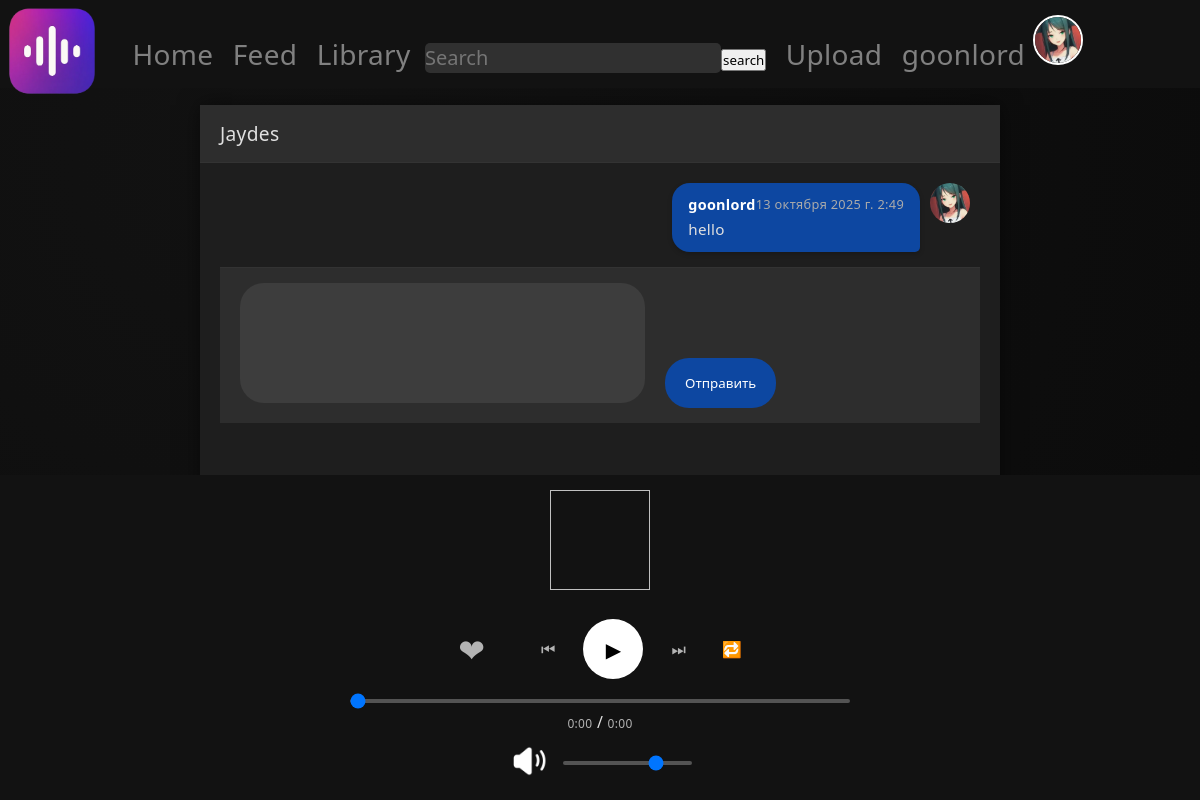
Before: /chat/Jaydes (signed in) with the older database file.
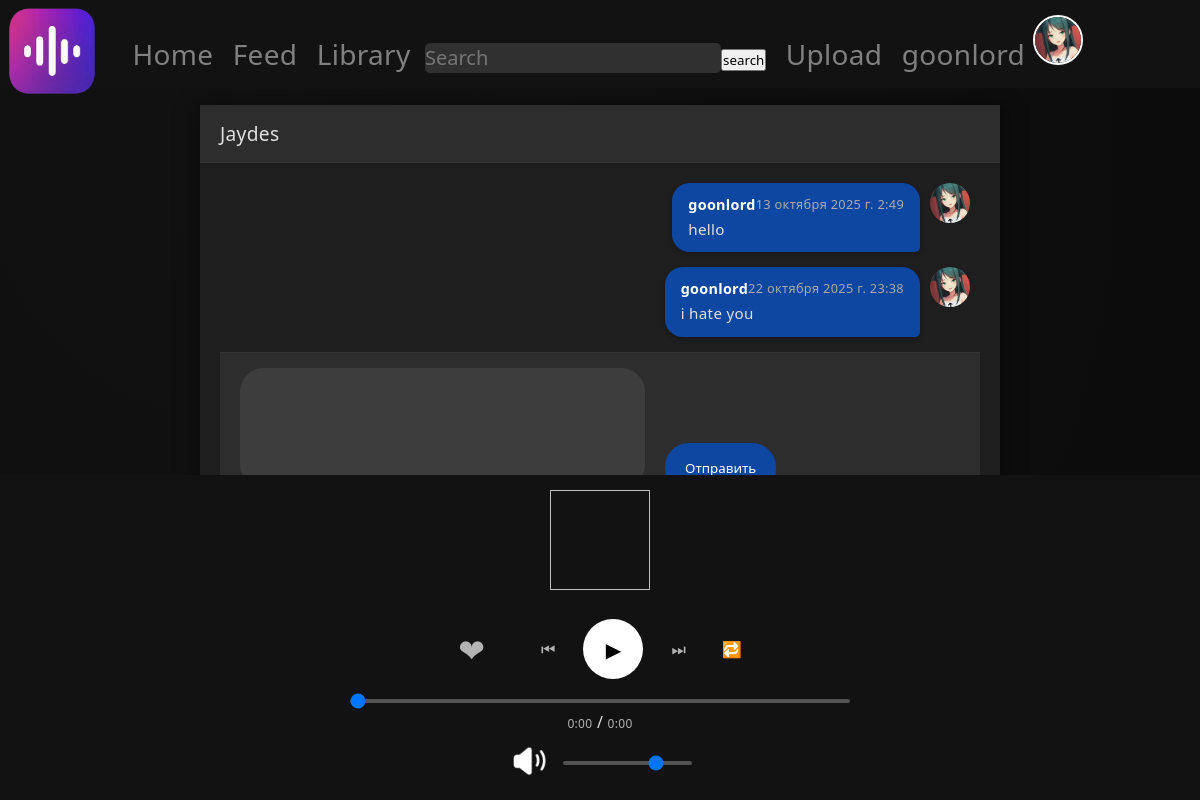
After: the same page with the newer database file.
### WaveBox/models.py (models this page shows, shortened)
class Message(models.Model):
    message_types = [
        ("text", "text"),
        ("track", "track"),
    ]
    chat = models.ForeignKey("Chat", on_delete=models.CASCADE)
    sender = models.ForeignKey(settings.AUTH_USER_MODEL, on_delete=models.CASCADE)
    msg_type = models.CharField(
        choices=message_types,
        default="text",
    )
    text = models.TextField()
    created_at = models.DateTimeField(auto_now_add=True)

### Users/models.py (models this page shows)
class CustomUser(AbstractUser):
    username = models.CharField(max_length=20, unique=True)
    avatar = models.ImageField(upload_to="images/user_avatars", default="images/user_avatars/noavatar.png")
    bio = models.TextField(max_length=50, blank=True)
    def __str__(self):
        return self.username

### WaveBox/views.py (the view, shortened to what this page needs)
# urls.py: path("chat/<str:username>", chat, name="chat"),
def chat(request, username):
    user2 = get_object_or_404(CustomUser, username=username)
    try:
        chat = Chat.objects.get(
            Q(user1=request.user, user2=user2) |
            Q(user1=user2, user2=request.user)
        )
    except Chat.DoesNotExist:
       chat = Chat.objects.create(
            user1=request.user,
            user2=user2,
        )
    messages = Message.objects.filter(chat=chat)
    form = MessageForm()
    return render(request, "chat.html", {"chat": chat, "messages": messages, "form": form, "username": username})

### WaveBox/forms.py
class MessageForm(forms.ModelForm):
    class Meta:
        model = Message
        fields = ("text",)

### templates/chat.html (shortened to what this page needs)
{% extends 'base.html' %}
{% load static %}
{% block head %}
    <link rel="stylesheet" href="{% static "MainApp/css/chat.css" %}">
{% endblock %}
{% block body %}
<div class="chat-container">
    <div class="chat-header">
        <h1>{{ username }}</h1>
    </div>
    <div class="chat-messages">
        {% for msg in messages %}
            <div class="message {% if msg.sender == request.user %}sender{% else %}receiver{% endif %}">
                <div class="message-avatar">
                    <img src="{{ msg.sender.avatar.url }}" alt="{{ msg.sender }}">
                </div>
                <div class="message-content">
                    <div class="message-header">
                        <span class="message-username"><a class="username" href="/profile/{{ msg.sender.username }}">{{ msg.sender }}</a></span>
                        <span class="message-time">{{ msg.created_at }}</span>
                    </div>
                    <div class="message-text">{{ msg.text }}</div>
                </div>
            </div>
        {% endfor %}
<div class="chat-input">
    <form method="post" class="message-form">
        <div class="form-field">
            {{ form.text }}
        </div>
        <button type="submit" class="send-button">Отправить</button>
    </form>
</div>
    </div>
</div>
{% endblock %}

Changed rows visible on the page:
added Message: sender.avatar (picture), sender "goonlord", created_at "22 октября 2025 г. 23:38", text "i hate you"
